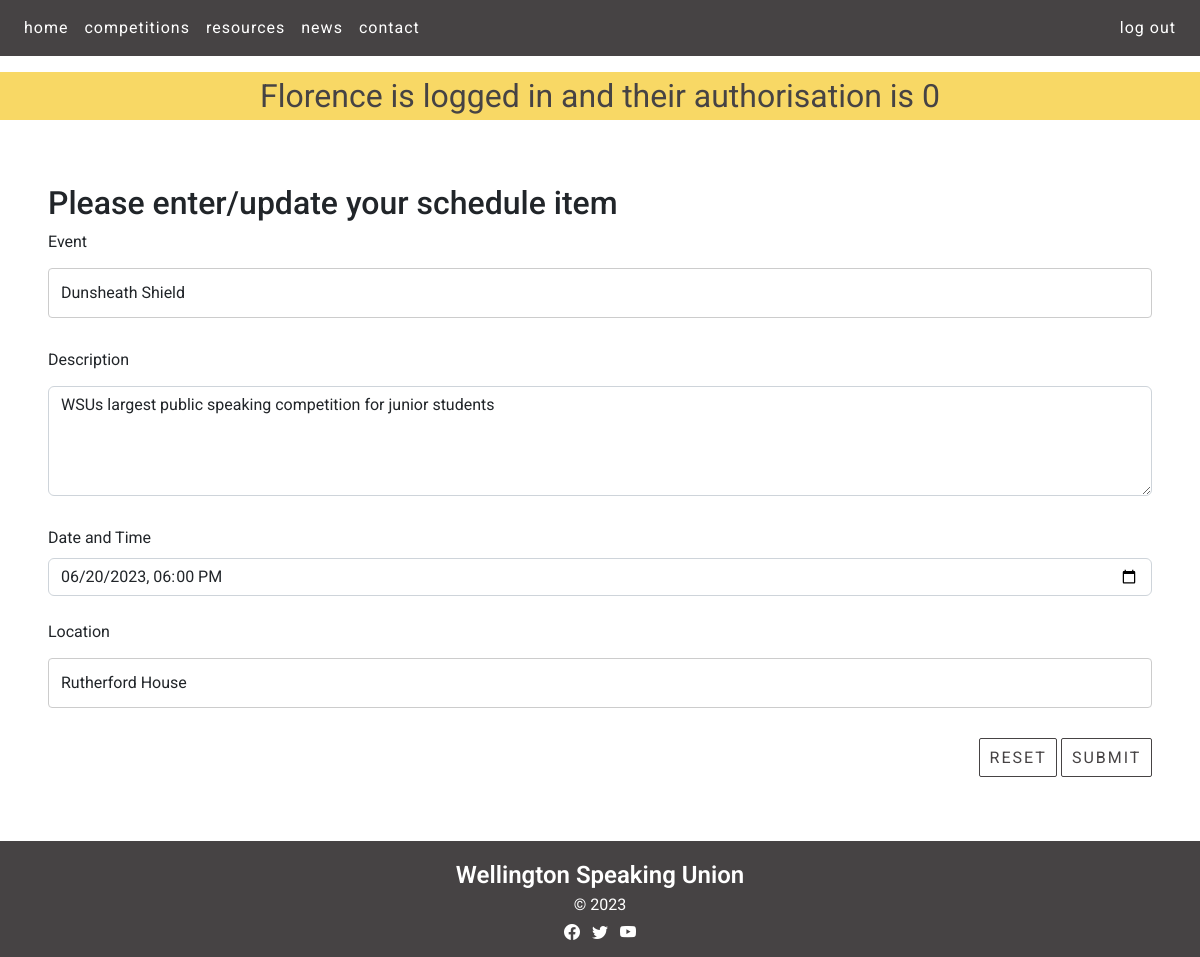
The page /schedule_cud?id=2&task=update (signed in) on the database as committed earlier.
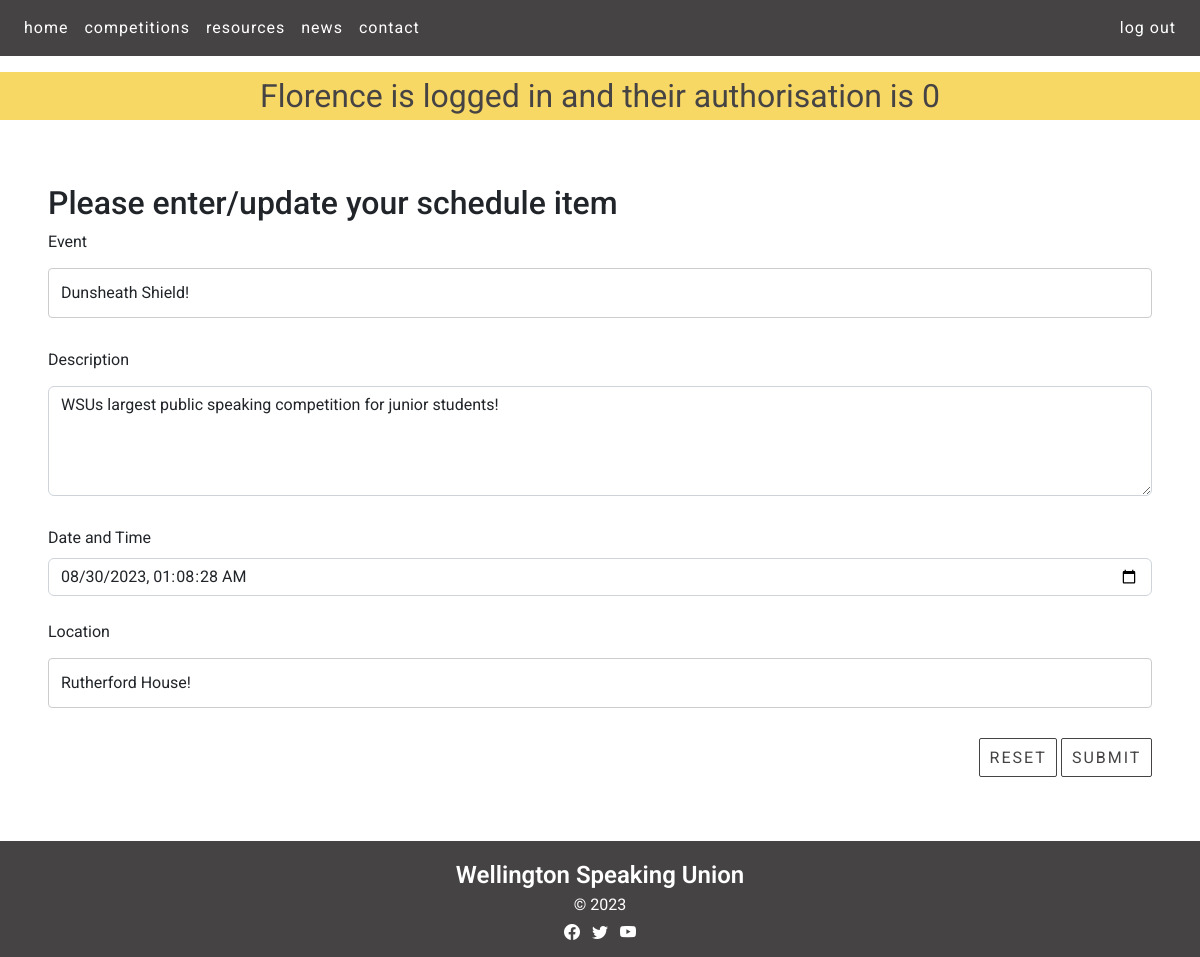
The same page on the database as committed later.
### tables this page shows
CREATE TABLE schedule(
    post_id integer primary key autoincrement not null,
    event text not null,
    description text not null,
    scheduledate date not null,
    location text not null,
    member_id integer not null,
    foreign key(member_id) references member (member_id)
);

### server.py (the view, shortened to what this page needs)
@app.route ('/schedule_cud', methods=["GET", "POST"])
def schedule_cud():
    data = request.args
    required_keys = ['id', 'task']
    for k in required_keys:
        if k not in data.keys():
            message = "Do not know what to do with read update on schedule (key not present)"
            return render_template('error.html', message=message)
    if request.method == "GET":
        if data['task'] == 'delete':
            sql = "delete from schedule where post_id = ?"
            values_tuple = (data['id'],)
            result = run_commit_query(sql, values_tuple, db_path)
            return redirect(url_for('news'))
        elif data['task'] == 'update':
            sql = """ select event, description, scheduledate, location from schedule where post_id=?"""
            values_tuple = (data['id'],)
            result = run_search_query_tuples(sql, values_tuple, db_path, True)
            result = result[0]
            return render_template("schedule_cud.html",
                                   **result,
                                   id=data['id'],
                                   task=data['task'])
        elif data['task'] == 'add':
            return render_template("schedule_cud.html",
                                   id=0,
                                   task=data['task'])
        else:
            message = "Unrecognised task coming from news page"
            return render_template('error.html', message=message)

### db_functions.py (called while the page is built)
def run_search_query_tuples(sql_query, values_tuple, file_path, rowfactory=False):
    result = None
    try:
        db = sqlite3.connect(file_path)
        if rowfactory:
            db.row_factory = sqlite3.Row
        cursor = db.cursor()
        cursor.execute(sql_query, values_tuple)
        result = cursor.fetchall()
        cursor.close()
    except sqlite3.Error as error:
        print("Error running search query tuples: {}".format(error))
        return None
    db.close()
    if result is None:
        print("No search values were found")
    return result

### templates/schedule_cud.html (shortened to what this page needs)
{% extends "layout.html" %}
{% block content %}
<div class="recent-news-containers white-bg">
  <div class="news p-4 my-4">
    <h2>Please enter/update your schedule item</h2>
    <form action="{{url_for('schedule_cud', id=id, task=task)}}" method="POST">
      <div>
        <label for="event" class="form-label">Event</label>
        <input type="text" class="form-control" id="event" name="event" placeholder="" value="{{event}}" required>
      </div>
      <div>
        <label for="description" class="form-label">Description</label>
        <textarea class="form-control" id="description" name="description" rows="4" required>{{description}}</textarea>
      </div>
      <div>
        <label for="scheduledate" class="form-label">Date and Time</label>
        <input id="scheduledate"
               class="form-control"
               type="datetime-local"
               name="scheduledate"
               min="2023-01-01T00:00"
               max="2024-01-01T00:00"
               value = "{{scheduledate}}"
               required />
      </div>
      <br>
      <div>
        <label for="location" class="form-label">Location</label>
        <input type="text" class="form-control" id="location" name="location" placeholder="" value="{{location}}" required>
      </div>
      <div class="text-end">
        <button type="reset" class="btn btn-primary recent-news-button">Reset</button>
        <button type="submit" class="btn btn-primary recent-news-button">Submit</button>
      </div>
    </form>
  </div>
</div>
{% endblock %}

### templates/layout.html (shortened to what this page needs)
<!DOCTYPE HTML>
<html lang="en">
<head>
<link href="https://cdn.jsdelivr.net/npm/bootstrap@5.2.3/dist/css/bootstrap.min.css" rel="stylesheet">
<link rel="stylesheet" href="https://cdn.jsdelivr.net/npm/bootstrap-icons@1.10.3/font/bootstrap-icons.css">
<link rel="stylesheet" href="static/styles.css">
</head>
<body>
<nav class="navbar navbar-expand-lg px-3 navbar-dark">
    <div class="collapse navbar-collapse" id="collapsibleNavbar">
        <ul class="navbar-nav">
            <li class="nav-item">
                <a class="nav-link" href="{{ url_for('index') }}">home</a>
            </li>
            <li class="nav-item">
                <a class="nav-link" href="{{ url_for('competitions') }}">competitions</a>
            </li>
            <li class="nav-item">
                <a class="nav-link" href="{{ url_for('resources') }}">resources</a>
            </li>
            <li class="nav-item">
                <a class="nav-link" href="{{ url_for('news') }}">news</a>
            </li>
            <li class="nav-item">
                <a class="nav-link" href="{{ url_for('resources') }}#contact">contact</a>
            </li>
        </ul>
        <div class="ms-auto">
            {% if session %}
            <a class="nav-link nav-btn nav-btn-outline" href="{{ url_for('logout') }}">log out</a>
            {% else %}
            <a class="nav-link nav-btn nav-btn-outline" style="display: inline-block" href="{{ url_for('signup') }}">sign up</a>
            <a class="nav-link nav-btn nav-btn-outline" style="display: inline-block" href="{{ url_for('login') }}">log in</a>
            {% endif %}
        </div>
    </div>
</nav>
        {% if session %}
        <div class="session"> {{ session['firstname'] }} is logged in and their authorisation is {{ session['authorisation'] }}</div>
        {% endif %}
{% block content %}
{% endblock %}
<footer class="footer-content container-fluid">
    <p>Wellington Speaking Union</p>
    <p>&copy; 2023</p>
    <section class="mb-2">
        <a class="footer-link"><i class="bi bi-facebook"></i></a>
        <a class="footer-link"><i class="bi bi-twitter"></i></a>
        <a class="footer-link"><i class="bi bi-youtube"></i></a>
    </section>
</footer>
</body>
</html>

### static/styles.css (style rules this page uses)
:root { --brand-black: rgb(27,27,28); --brand-dark-gray: rgb(70,67,68); --brand-light-gray: rgb(104,102,103); --brand-yellow: rgb(248,216,101); --brand-white: rgb(255,255,255); }
.btn-primary, .btn-primary:hover { color:var(--brand-dark-gray); background-color:var(--brand-yellow); border-color:var(--brand-dark-gray); }
.btn, .btn-circle { display:inline-block; margin:auto; text-align: center; letter-spacing: 2px; color: var(--brand-white); vertical-align: middle; user-select: none; border: 1px solid transparent; text-transform: uppercase; padding: 1.1em 1.3em 1.1em 1.5em; transition: color 0.5s ease-in-out,background-color 0.5s ease-in-out,border-color 0.5s ease-in-out,box-shadow 1s cubic-bezier(.019,1,.22,1); position:relative; }
body { font-family: 'Roboto', serif; font-size: 100%; background-color: var(--brand-white); margin: 0; }
p { text-align: center; color: var(--brand-white); margin: 0; overflow: auto; }
.navbar { background-color: var(--brand-dark-gray); position:sticky; top:0; z-index: 9999; margin-bottom: 1em; }
.nav-link { font-size: 1em; letter-spacing: 1px; color: var(--brand-white); transition: color 0s ease-in-out,background-color 0s ease-in-out,border-color 0s ease-in-out; }
.nav-btn-outline { border: 0 solid white; padding: 0 0.5em; }
.session { background-color:var(--brand-yellow); color:var(--brand-dark-gray); text-align:center; font-size: 2em; }
.white-bg { background-color: var(--brand-white); }
.container-fluid { padding:0; }
.recent-news-containers { border-radius:10px; margin-left:0.5em; margin-right:0.5em; padding:1em; margin-top:0; }
.recent-news-button { transition: none !important; border-radius: 2px; background-color: var(--brand-white); color:var(--brand-dark-gray); border-color:var(--brand-dark-gray); position: relative; text-align:center; display:inline-block; padding: 0.4em 0.6em; }
.footer-content { background-color: var(--brand-dark-gray); text-align: center; padding: 1em 0 0.25em 0; color: var(--brand-white); }
.footer-content p:first-child { font-weight: 600; font-size: 1.5em; text-align: center; }
.footer-content p:nth-child(2) { font-weight: 400; font-size: 1em; text-align: center; padding-bottom: 0.25em; }
.footer-link { font-size:1em; padding: 0.25em; color: var(--brand-white); }
input[type=text], select, textarea { width: 100%; padding: 12px; border: 1px solid #ccc; border-radius: 4px; box-sizing: border-box; margin-top: 6px; margin-bottom: 30px; resize: vertical }
label, input[type='text'], input[type='email'], textarea { font-size:1em !important; }

Rows that differ between the two databases and show on the page:
changed schedule: event "Dunsheath Shield" → "Dunsheath Shield!"; description "WSUs largest public speaking competition for junior students" → "WSUs largest public speaking competition for junior students!"; scheduledate "06/20/2023 18:00" → "08/30/2023 01:08:28"; location "Rutherford House" → "Rutherford House!"
